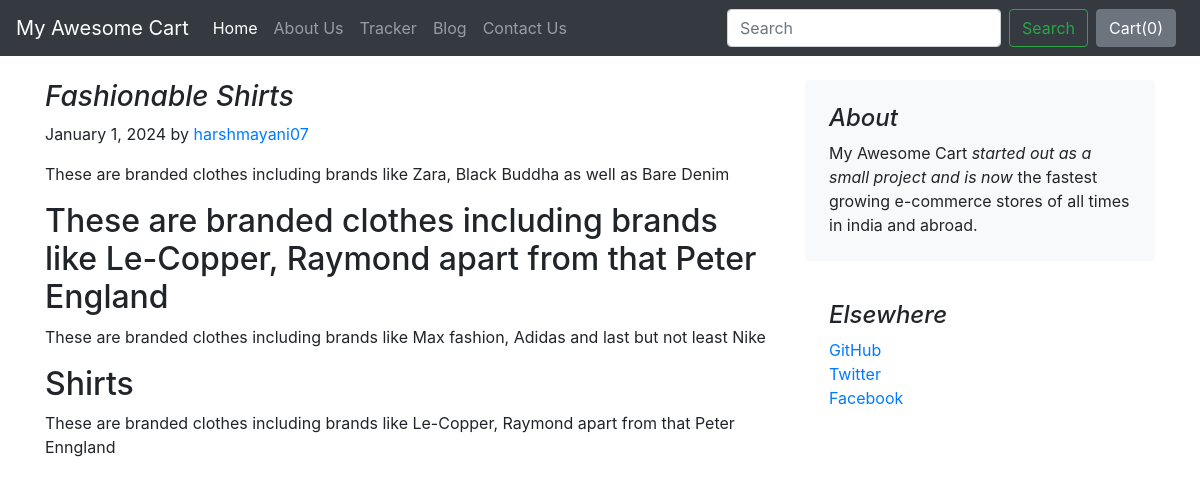
The page /blog/blogpost/1 on the database its author committed.
### blog/models.py (models this page shows)
class Blogpost(models.Model):
    post_id = models.AutoField(primary_key=True)
    title = models.CharField(max_length=50)
    head0 = models.CharField(max_length=500,default="")
    chead0 = models.CharField(max_length=5000,default="")
    head1 = models.CharField(max_length=500,default="")
    chead1 = models.CharField(max_length=5000,default="")
    head2 = models.CharField(max_length=500,default="")
    chead2 = models.CharField(max_length=5000,default="")
    pub_date = models.DateField()
    thumbnail = models.ImageField(upload_to='shop/images', default="")
    def __str__(self):
        return self.title

### blog/views.py (the view)
# urls.py: path("blogpost/<int:id>", views.blogpost,name ="blogpost"),
def blogpost(request,id):
    post = Blogpost.objects.filter(post_id = id)[0]
    print(post)
    return render(request,'blog/blogpost.html',{'post':post})

### blog/Templates/blog/blogpost.html (shortened to what this page needs)
{% extends 'blog/basic.html' %}
{% block body %}
<div class="container">
    <div class="row mt-4">
        <div class="col-md-8 blog-main">
            <h3 class="font-italic">
                {{post.title}}
            </h3>
            <div class="blog-post">
                <p class="blog-post-meta">January 1, 2024 by <a href="#">harshmayani07</a></p>
                <p>{{post.chead0}}</p>
                <h2>{{post.head1}}</h2>
                <p>{{post.chead1}}</p>
                <h2>{{post.head2}}</h2>
                <p>{{post.chead2}}</p>
            </div>
        </div>
        <aside class="col-md-4 blog-sidebar">
            <div class="p-4 mb-3 bg-light rounded">
                <h4 class="font-italic">About</h4>
                <p class="mb-0">My Awesome Cart <em>started out as a small project and is now</em> the fastest growing e-commerce stores of all times in india and abroad.</p>
            </div>
            <div class="p-4">
                <h4 class="font-italic">Elsewhere</h4>
                <ol class="list-unstyled">
                    <li><a href="#">GitHub</a></li>
                    <li><a href="#">Twitter</a></li>
                    <li><a href="#">Facebook</a></li>
                </ol>
            </div>
        </aside>
    </div>
</div>
{% endblock %}

### rows shown on the page
Blogpost: title "Fashionable Shirts", chead0 "These are branded clothes including brands like Zara, Black Buddha as well as Bare Denim", head1 "These are branded clothes including brands like Le-Copper, Raymond apart from that Peter England", chead1 "These are branded clothes including brands like Max fashion, Adidas and last but not least Nike", head2 "Shirts", chead2 "These are branded clothes including brands like Le-Copper, Raymond apart from that Peter Enngland"
